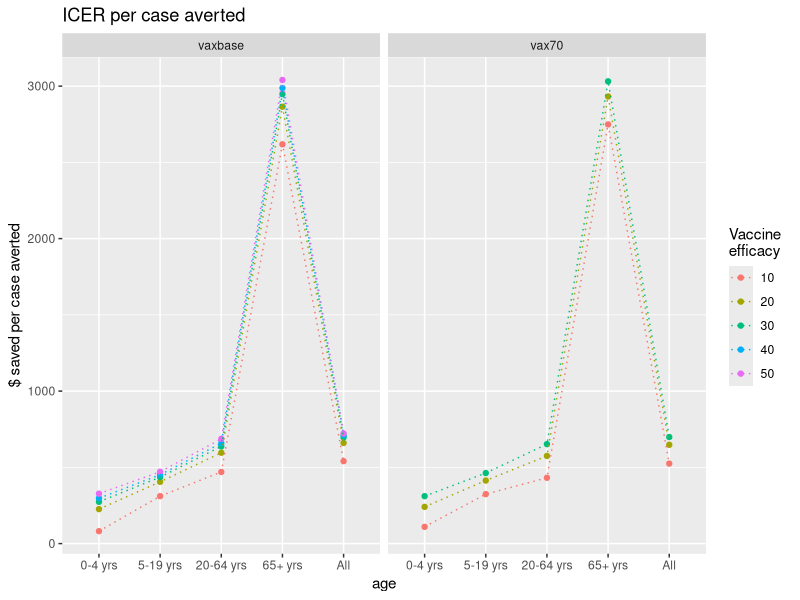
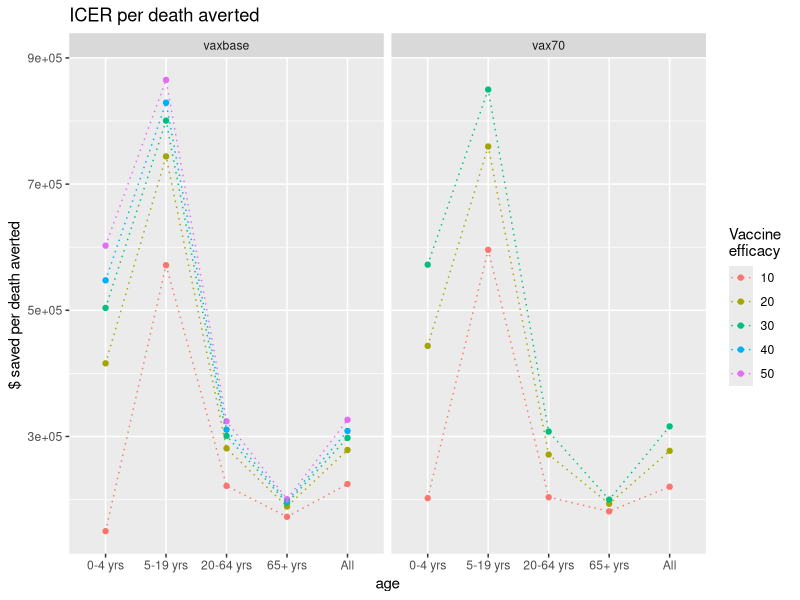
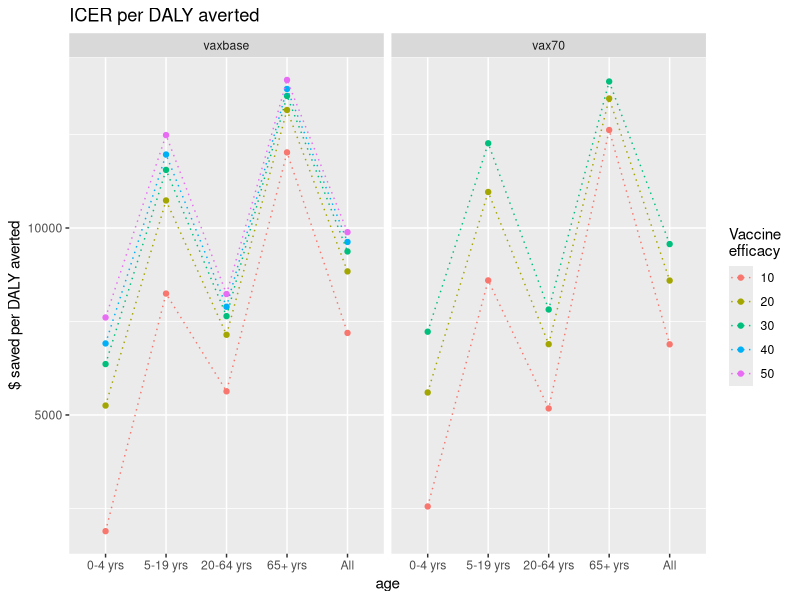
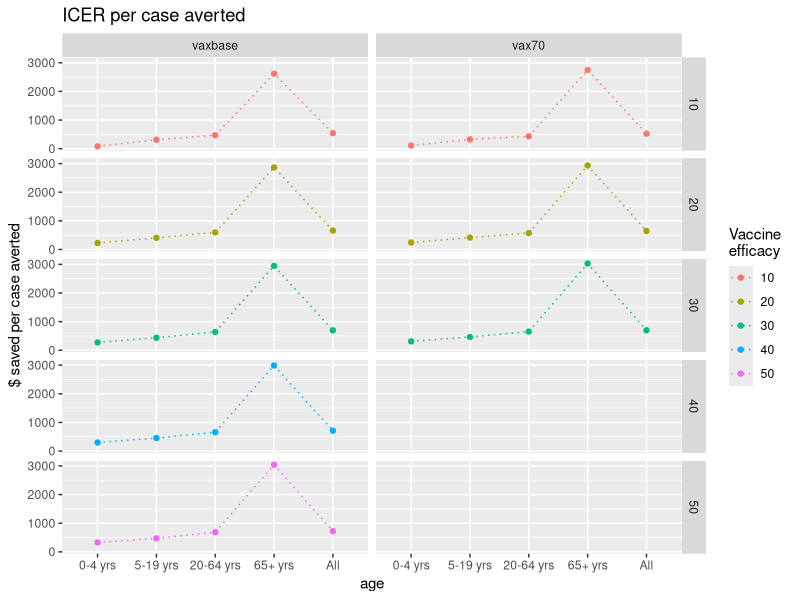
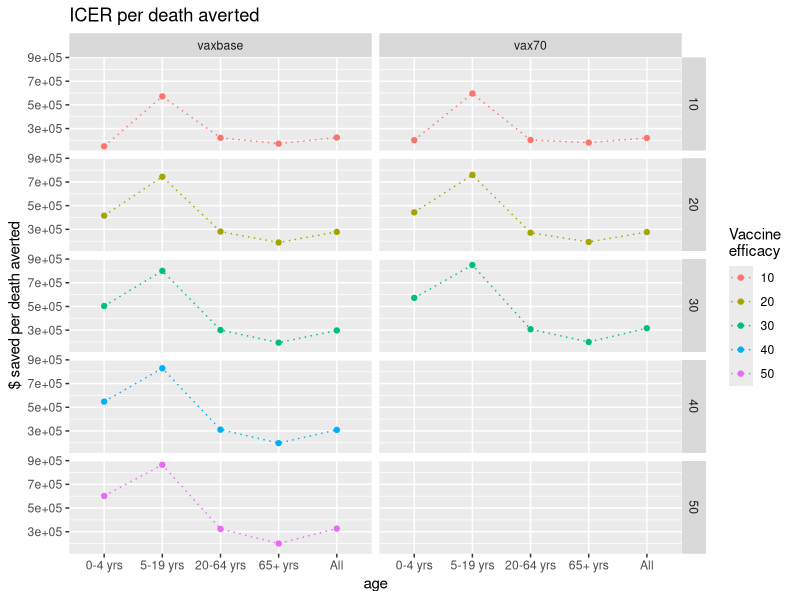
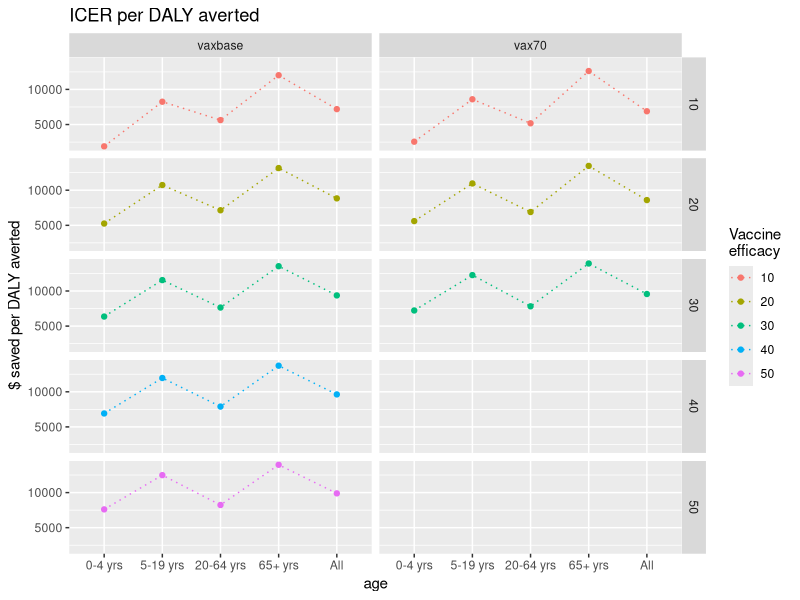
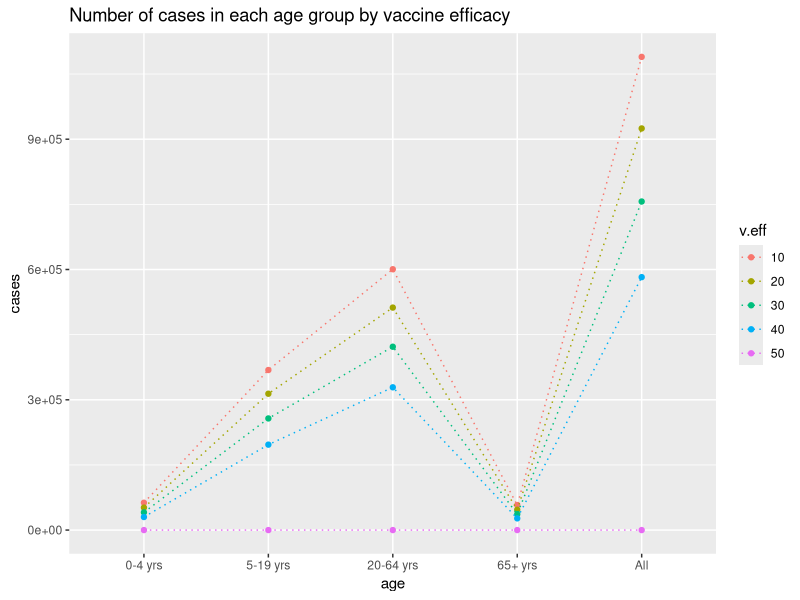
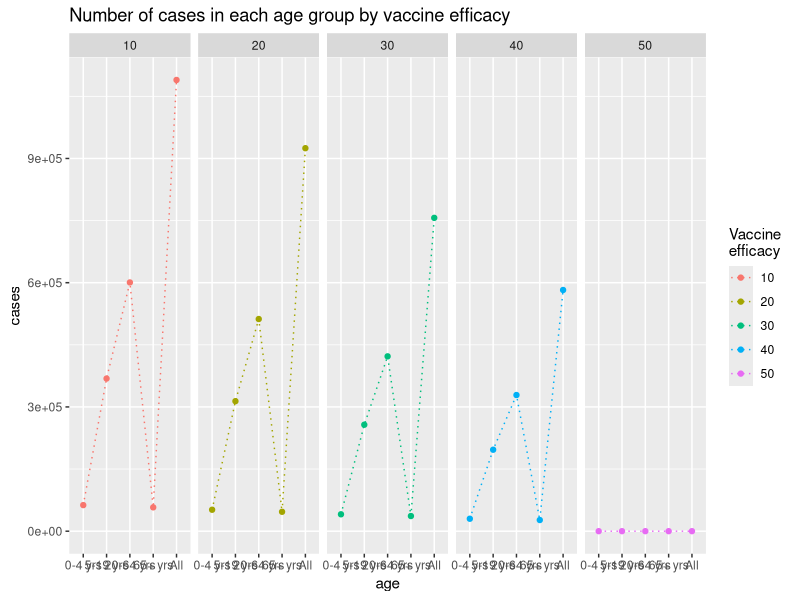

These figures' R source, in order:
## ---- chunk 1
knitr::opts_chunk$set(echo = TRUE, cache = TRUE, warning = FALSE, message = FALSE, tidy = TRUE)
## ---- chunk 2
rm(list = ls(all.names = TRUE))
library(ggplot2)
library(tidyr)
library(knitr); library(rmarkdown)
## ---- chunk 3
data <- read.csv("df/icer-all.csv", as.is = TRUE)
df <- data[(data$scenario!="base"),]

df$cases.averted <- as.numeric(df$cases.averted)
df$cases.averted.per100k <- as.numeric(df$cases.averted.per100k)
df$icer.case.averted <- as.numeric(df$icer.case.averted)
df$deaths.averted <- as.numeric(df$deaths.averted)
df$deaths.averted.per100k <- as.numeric(df$ deaths.averted.per100k)
df$icer.death.averted <- as.numeric(df$icer.death.averted)
df$dalys <- as.numeric(df$dalys)
df$dalys.per100k <- as.numeric(df$dalys.per100k)
df$dalys.averted <- as.numeric(df$dalys.averted)
df$dalys.averted.per100k <- as.numeric(df$dalys.averted.per100k)
df$icer.daly.averted <- as.numeric(df$icer.daly.averted)
## ---- chunk 4
# subset relevant efficacies
df2 <- df[!df$v.eff %in% c(60), ]
table(df2$v.eff, useNA = 'always')

df3 <- df2[!(df2$scenario == 'vax70' & df2$v.eff %in% c(40,50)), ]
table(df3$scenario, df3$v.eff, useNA = 'always')

# factors
df3$age <- factor(df3$age, levels = c("0-4 yrs", "5-19 yrs", "20-64 yrs", "65+ yrs", "All"))
df3$risk <- factor(df3$risk, levels = c("High", "Non-high", "All"))
df3$scenario <- factor(df3$scenario, levels = c("vaxbase", "vax70"))
df3$v.eff <- factor(df3$v.eff)

# subset by age group
age_group_df <- df3[(df3$risk=="All"),]

# subset by risk group
risk_group_df <- df3[(df3$risk!="All"),]
## ---- chunk 5
# icer per case averted
ggplot(age_group_df, aes(x = age, y = icer.case.averted, color = v.eff, group = v.eff)) + labs(color = "Vaccine \nefficacy") +
  geom_point() + geom_line(linetype = "dotted") + ylab("$ saved per case averted") +
  facet_grid(~ scenario) + ggtitle("ICER per case averted")

# icer per death averted
ggplot(age_group_df, aes(x = age, y = icer.death.averted, color = v.eff, group = v.eff)) + labs(color = "Vaccine \nefficacy") +
  geom_point() + geom_line(linetype = "dotted") + ylab("$ saved per death averted") +
  facet_grid(~ scenario)+ ggtitle("ICER per death averted")

# icer per daly averted
ggplot(age_group_df, aes(x = age, y = icer.daly.averted, color = v.eff, group = v.eff)) + labs(color = "Vaccine \nefficacy") +
  geom_point() + geom_line(linetype = "dotted") + ylab("$ saved per DALY averted") +
  facet_grid(~ scenario) + ggtitle("ICER per DALY averted")
## ---- chunk 6
# icer per case averted
ggplot(age_group_df, aes(x = age, y = icer.case.averted, color = v.eff, group = v.eff)) + labs(color = "Vaccine \nefficacy") +
  geom_point() + geom_line(linetype = "dotted") + ylab("$ saved per case averted") +
  facet_grid(v.eff ~ scenario) + ggtitle("ICER per case averted")

# icer per death averted
ggplot(age_group_df, aes(x = age, y = icer.death.averted, color = v.eff, group = v.eff)) + labs(color = "Vaccine \nefficacy") +
  geom_point() + geom_line(linetype = "dotted") + ylab("$ saved per death averted") +
  facet_grid(v.eff ~ scenario) + ggtitle("ICER per death averted")

# icer per DALY averted
ggplot(age_group_df, aes(x = age, y = icer.daly.averted, color = v.eff, group = v.eff)) + labs(color = "Vaccine \nefficacy") +
  geom_point() + geom_line(linetype = "dotted") + ylab("$ saved per DALY averted") +
  facet_grid(v.eff ~ scenario) + ggtitle("ICER per DALY averted")
## ---- chunk 7
# subset vax base data
vaxbase_df <- df3[(df3$scenario=="vaxbase"),]
vaxbase_df_risk <- risk_group_df[(risk_group_df$scenario=="vaxbase"),]
vaxbase_df_age <- age_group_df[(age_group_df$scenario=="vaxbase"),]
## ---- chunk 8
ggplot(vaxbase_df_age, aes(x = age, y = cases, color = v.eff, group = v.eff)) + geom_point() + geom_line(linetype = "dotted") +
  ggtitle("Number of cases in each age group by vaccine efficacy")

ggplot(vaxbase_df_age, aes(x = age, y = cases, color = v.eff, group = v.eff)) + labs(color = "Vaccine \nefficacy") +
  geom_point() + geom_line(linetype = "dotted") + ylab("cases") +
  facet_grid(~v.eff) + ggtitle("Number of cases in each age group by vaccine efficacy")

ggplot(vaxbase_df, aes(x = age, y = cases, color = risk, group = risk)) + labs(color = "Risk \ngroup") +
  geom_point() + geom_line(linetype = "dotted") + ylab("cases") +
  facet_grid(~v.eff) + ggtitle("Number of cases in each age and risk group by vaccine efficacy")

ggplot(vaxbase_df, aes(x = age, y = cases, color = risk, group = risk)) + labs(color = "Risk \ngroup") +
  geom_point() + geom_line(linetype = "dotted") + ylab("cases") +
  facet_grid(v.eff~risk) + ggtitle("Number of cases in each age and risk group by vaccine efficacy")
## ---- chunk 9
ggplot(vaxbase_df_age, aes(x = age, y = deaths.per100k, color = v.eff, group = v.eff)) + geom_point() + geom_line(linetype = "dotted") +
  ggtitle("Deaths per 100k in each age group by vaccine efficacy")

ggplot(vaxbase_df_age, aes(x = age, y = deaths.per100k, color = v.eff, group = v.eff)) + labs(color = "Vaccine \nefficacy") +
  geom_point() + geom_line(linetype = "dotted") + ylab("deaths") +
  facet_grid(~v.eff) + ggtitle("Deaths per 100k in each age group by vaccine efficacy")

ggplot(vaxbase_df, aes(x = age, y = deaths.per100k, color = risk, group = risk)) + labs(color = "Risk \ngroup") +
  geom_point() + geom_line(linetype = "dotted") + ylab("deaths") +
  facet_grid(~v.eff) + ggtitle("Deaths per 100k in each age and risk group by vaccine efficacy")

ggplot(vaxbase_df, aes(x = age, y = deaths.per100k, color = risk, group = risk)) + labs(color = "Risk \ngroup") +
  geom_point() + geom_line(linetype = "dotted") + ylab("deaths") +
  facet_grid(v.eff~risk) + ggtitle("Deaths per 100k in each age and risk group by vaccine efficacy")
## ---- chunk 10
ggplot(vaxbase_df_age, aes(x = age, y = dalys.per100k, color = v.eff, group = v.eff)) + geom_point() + geom_line(linetype = "dotted") +
  ggtitle("DALYs per 100k in each age group by vaccine efficacy")

ggplot(vaxbase_df_age, aes(x = age, y = dalys.per100k, color = v.eff, group = v.eff)) + labs(color = "Vaccine \nefficacy") +
  geom_point() + geom_line(linetype = "dotted") + ylab("DALYs") +
  facet_grid(~v.eff) + ggtitle("DALYs per 100k in each age group by vaccine efficacy")

ggplot(vaxbase_df, aes(x = age, y = dalys.per100k, color = risk, group = risk)) + labs(color = "Risk \ngroup") +
  geom_point() + geom_line(linetype = "dotted") + ylab("DALYs") +
  facet_grid(~v.eff) + ggtitle("DALYs per 100k in each age and risk group by vaccine efficacy")

ggplot(vaxbase_df, aes(x = age, y = dalys.per100k, color = risk, group = risk)) + labs(color = "Risk \ngroup") +
  geom_point() + geom_line(linetype = "dotted") + ylab("DALYs") +
  facet_grid(v.eff~risk) + ggtitle("DALYs per 100k in each age and risk group by vaccine efficacy")
## ---- chunk 11
# subset vax70% data
vax70_df <- df3[(df3$scenario=="vax70"),]
vax70_df_risk <- risk_group_df[(risk_group_df$scenario=="vax70"),]
vax70_df_age <- age_group_df[(age_group_df$scenario=="vax70"),]
## ---- chunk 12
ggplot(vax70_df_age, aes(x = age, y = cases, color = v.eff, group = v.eff)) + geom_point() + geom_line(linetype = "dotted") +
  ggtitle("Number of cases in each age group by vaccine efficacy")

ggplot(vax70_df_age, aes(x = age, y = cases, color = v.eff, group = v.eff)) + labs(color = "Vaccine \nefficacy") +
  geom_point() + geom_line(linetype = "dotted") + ylab("cases") +
  facet_grid(~v.eff) + ggtitle("Number of cases in each age group by vaccine efficacy")

ggplot(vax70_df, aes(x = age, y = cases, color = risk, group = risk)) + labs(color = "Risk \ngroup") +
  geom_point() + geom_line(linetype = "dotted") + ylab("cases") +
  facet_grid(~v.eff) + ggtitle("Number of cases in each age and risk group by vaccine efficacy")

ggplot(vax70_df, aes(x = age, y = cases, color = risk, group = risk)) + labs(color = "Risk \ngroup") +
  geom_point() + geom_line(linetype = "dotted") + ylab("cases") +
  facet_grid(v.eff~risk) + ggtitle("Number of cases in each age and risk group by vaccine efficacy")
## ---- chunk 13
ggplot(vax70_df_age, aes(x = age, y = deaths.per100k, color = v.eff, group = v.eff)) + geom_point() + geom_line(linetype = "dotted") +
  ggtitle("Deaths per 100k in each age group by vaccine efficacy")

ggplot(vax70_df_age, aes(x = age, y = deaths.per100k, color = v.eff, group = v.eff)) + labs(color = "Vaccine \nefficacy") +
  geom_point() + geom_line(linetype = "dotted") + ylab("deaths") +
  facet_grid(~v.eff) + ggtitle("Deaths per 100k in each age group by vaccine efficacy")

ggplot(vax70_df, aes(x = age, y = deaths.per100k, color = risk, group = risk)) + labs(color = "Risk \ngroup") +
  geom_point() + geom_line(linetype = "dotted") + ylab("deaths") +
  facet_grid(~v.eff) + ggtitle("Deaths per 100k in each age and risk group by vaccine efficacy")

ggplot(vax70_df, aes(x = age, y = deaths.per100k, color = risk, group = risk)) + labs(color = "Risk \ngroup") +
  geom_point() + geom_line(linetype = "dotted") + ylab("deaths") +
  facet_grid(v.eff~risk) + ggtitle("Deaths per 100k in each age and risk group by vaccine efficacy")
## ---- chunk 14
ggplot(vax70_df_age, aes(x = age, y = dalys.per100k, color = v.eff, group = v.eff)) + geom_point() + geom_line(linetype = "dotted") +
  ggtitle("DALYs per 100k in each age group by vaccine efficacy")

ggplot(vax70_df_age, aes(x = age, y = dalys.per100k, color = v.eff, group = v.eff)) + labs(color = "Vaccine \nefficacy") +
  geom_point() + geom_line(linetype = "dotted") + ylab("DALYs") +
  facet_grid(~v.eff) + ggtitle("DALYs per 100k in each age group by vaccine efficacy")

ggplot(vax70_df, aes(x = age, y = dalys.per100k, color = risk, group = risk)) + labs(color = "Risk \ngroup") +
  geom_point() + geom_line(linetype = "dotted") + ylab("DALYs") +
  facet_grid(~v.eff) + ggtitle("DALYs per 100k in each age and risk group by vaccine efficacy")

ggplot(vax70_df, aes(x = age, y = dalys.per100k, color = risk, group = risk)) + labs(color = "Risk \ngroup") +
  geom_point() + geom_line(linetype = "dotted") + ylab("DALYs") +
  facet_grid(v.eff~risk) + ggtitle("DALYs per 100k in each age and risk group by vaccine efficacy")
